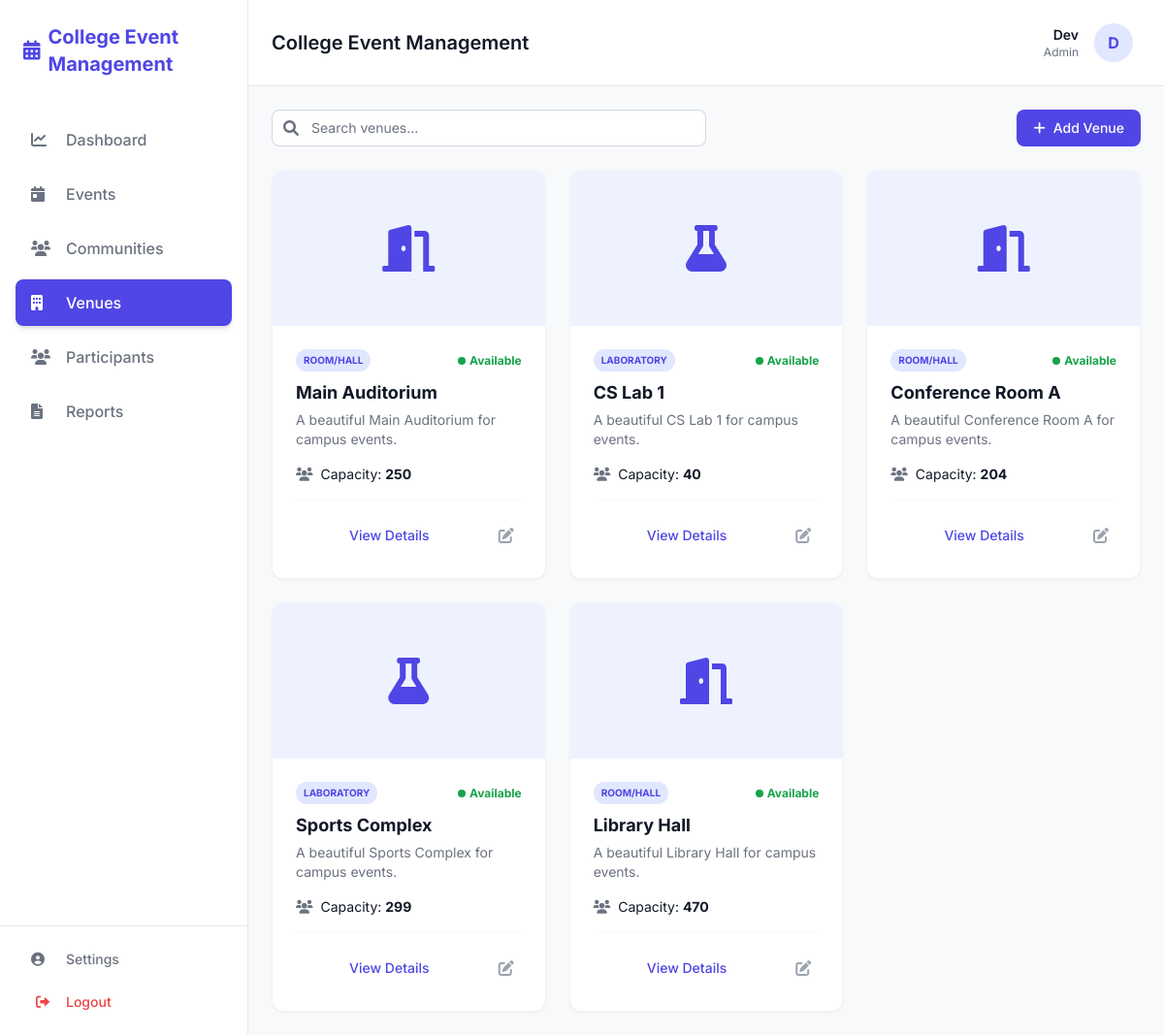
The page /resources/ (signed in) on the database its author committed.
### apps/accounts/models.py (models this page shows, shortened)
class User(AbstractUser):
    class Role(models.TextChoices):
        ADMIN = "ADMIN", "Admin"
        ORGANIZER = "ORGANIZER", "Organizer"
        STUDENT = "STUDENT", "Student"
    role = models.CharField(max_length=50, choices=Role.choices, default=Role.STUDENT)
    department = models.CharField(max_length=100, blank=True, null=True)
    year = models.IntegerField(blank=True, null=True)

### apps/resources/models.py (models this page shows, shortened)
class Resource(models.Model):
    class Type(models.TextChoices):
        ROOM = "ROOM", "Room/Hall"
        LAB = "LAB", "Laboratory"
        EQUIPMENT = "EQUIPMENT", "Equipment"
    name = models.CharField(max_length=100)
    resource_type = models.CharField(max_length=20, choices=Type.choices, default=Type.ROOM)
    capacity = models.IntegerField(default=0)
    availability = models.BooleanField(default=True)
    auto_approve = models.BooleanField(default=False)
    description = models.TextField(blank=True)

### apps/resources/views.py (the view, shortened to what this page needs)
# urls.py: path('', views.resource_list, name='resource_list'),
@login_required
def resource_list(request):
    resources = Resource.objects.all()
    query = request.GET.get('q')
    return render(request, 'resources/venue_list.html', {'resources': resources, 'query': query})

### apps/resources/templates/resources/venue_list.html (shortened to what this page needs)
{% extends 'base.html' %}
{% block content %}
<div class="space-y-6">
    <div class="flex flex-col md:flex-row md:items-center justify-between gap-4">
        <form method="GET" class="relative flex-1 max-w-md">
            <span class="absolute inset-y-0 left-0 pl-3 flex items-center text-textLight">
                <i class="fas fa-search"></i>
            </span>
            <input type="text" name="q" value="{{ query|default:'' }}" placeholder="Search venues..."
                class="block w-full pl-10 pr-10 py-2 border border-gray-300 rounded-lg leading-5 bg-white placeholder-gray-500 focus:outline-none focus:ring-primary focus:border-primary sm:text-sm">
        </form>
        {% if user.role == 'ADMIN' %}
        <button
            class="inline-flex items-center px-4 py-2 border border-transparent text-sm font-medium rounded-lg text-white bg-primary hover:bg-indigo-700 transition-colors">
            <i class="fas fa-plus mr-2"></i>
            Add Venue
        </button>
        {% endif %}
    </div>
    <div class="grid grid-cols-1 md:grid-cols-2 lg:grid-cols-3 gap-6">
        {% for resource in resources %}
        <div
            class="bg-white rounded-xl border border-gray-100 shadow-sm overflow-hidden hover:shadow-md transition-shadow">
            <div class="h-40 bg-indigo-50 flex items-center justify-center text-primary">
                <i
                    class="fas {% if resource.resource_type == 'ROOM' %}fa-door-open{% elif resource.resource_type == 'LAB' %}fa-flask{% else %}fa-tools{% endif %} text-5xl"></i>
            </div>
            <div class="p-6">
                <div class="flex items-center justify-between mb-2">
                    <span class="px-2 py-1 text-[10px] font-bold rounded-full bg-indigo-100 text-primary uppercase">
                        {{ resource.get_resource_type_display }}
                    </span>
                    <span
                        class="flex items-center {% if resource.availability %}text-green-600{% else %}text-red-600{% endif %} text-xs font-bold">
                        <span
                            class="h-2 w-2 rounded-full {% if resource.availability %}bg-green-600{% else %}bg-red-600{% endif %} mr-1"></span>
                        {{ resource.availability|yesno:"Available,Unavailable" }}
                    </span>
                </div>
                <h4 class="text-lg font-bold text-textDark mb-1">{{ resource.name }}</h4>
                <p class="text-sm text-textLight mb-4 line-clamp-2">{{ resource.description|default:"No description available." }}</p>
                <div class="flex items-center text-sm text-textDark mb-4">
                    <i class="fas fa-users mr-2 text-textLight"></i>
                    <span>Capacity: <strong>{{ resource.capacity }}</strong></span>
                </div>
                <div class="pt-4 border-t border-gray-50 flex items-center gap-2">
                    <a href="{% url 'resource_detail' resource.pk %}"
                        class="flex-1 py-2 text-sm font-medium text-center text-primary hover:bg-indigo-50 rounded-lg transition-colors block w-full">
                        View Details
                    </a>
                    {% if user.role == 'ADMIN' %}
                    <a href="{% url 'resource_update' resource.pk %}"
                        class="p-2 text-gray-400 hover:text-primary transition-colors">
                        <i class="fas fa-edit"></i>
                    </a>
                    {% endif %}
                </div>
            </div>
        </div>
        {% empty %}
        <div class="col-span-full py-12 text-center text-textLight">
            No venues found.
        </div>
        {% endfor %}
    </div>
</div>
{% endblock %}

### apps/core/templates/components/navbar.html
<header class="bg-white border-b border-gray-200 sticky top-0 z-50 px-6 py-4 flex items-center justify-between">
    <div class="flex items-center space-x-4">
        <h2 class="text-xl font-semibold text-textDark">College Event Management</h2>
    </div>
    <a href="{% url 'profile' %}"
        class="flex items-center space-x-4 hover:bg-gray-50 p-2 rounded-lg transition-colors cursor-pointer">
        <div class="text-right hidden md:block">
            <p class="text-sm font-semibold text-textDark">{{ user.username }}</p>
            <p class="text-xs text-textLight capitalize">{{ user.role|lower }}</p>
        </div>
        <div class="h-10 w-10 rounded-full bg-indigo-100 flex items-center justify-center text-primary font-bold">
            {{ user.username|first|upper }}
        </div>
    </a>
</header>

### apps/core/templates/base.html (style rules this page uses)
body { font-family: 'Inter', sans-serif; background-color: #F8F9FB; color: #111827; }

### rows shown on the page
User: username "Dev", role "Admin", username|first "D"
Resource: resource_type "ROOM/HALL", availability "Available", name "Main Auditorium", description "A beautiful Main Auditorium for campus events.", capacity "250"
Resource: resource_type "LABORATORY", availability "Available", name "CS Lab 1", description "A beautiful CS Lab 1 for campus events.", capacity "40"
Resource: resource_type "ROOM/HALL", availability "Available", name "Conference Room A", description "A beautiful Conference Room A for campus events.", capacity "204"
Resource: resource_type "LABORATORY", availability "Available", name "Sports Complex", description "A beautiful Sports Complex for campus events.", capacity "299"
Resource: resource_type "ROOM/HALL", availability "Available", name "Library Hall", description "A beautiful Library Hall for campus events.", capacity "470"
